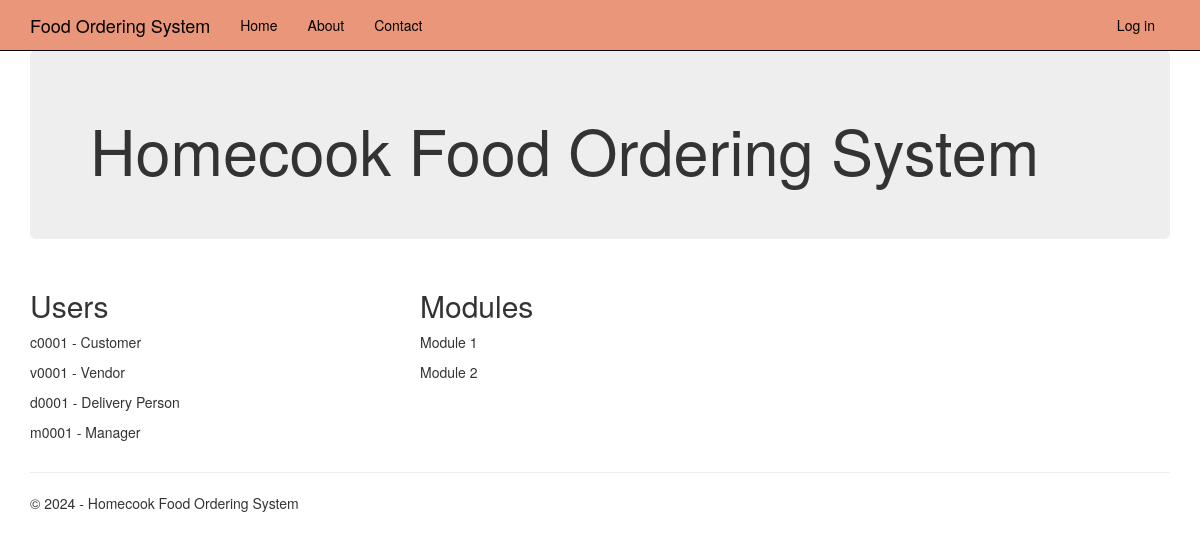
/, run on an earlier commit of the app's database.
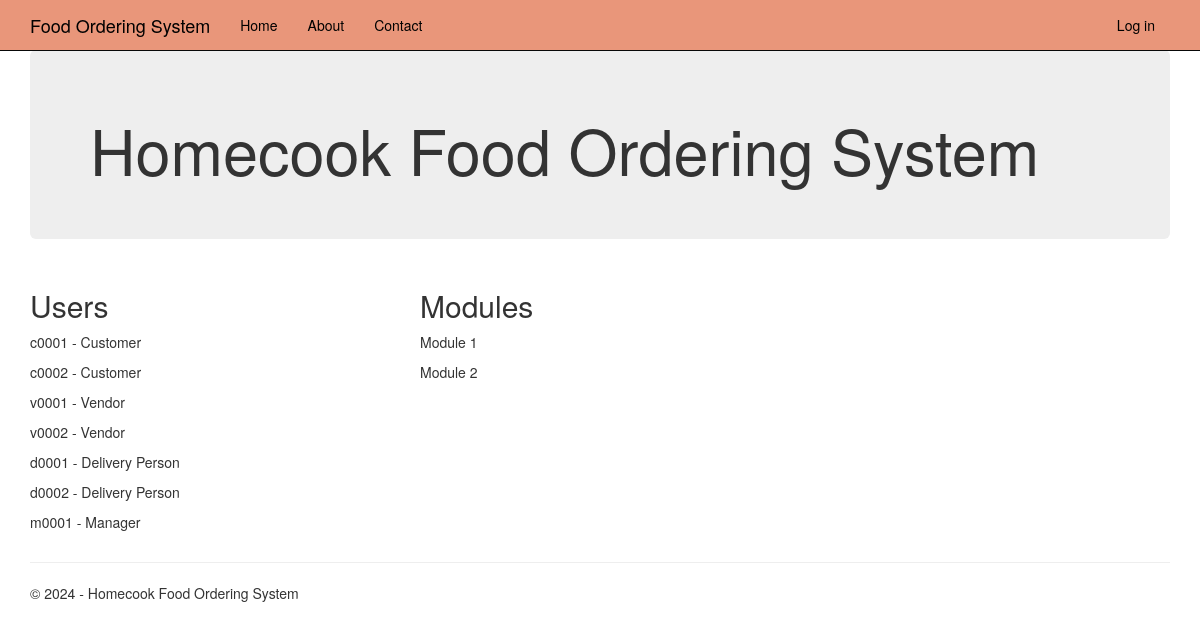
And on a later commit of the database.
### app/models.py (models this page shows, shortened)
class Customer(models.Model):
    user = models.OneToOneField(User, on_delete=models.CASCADE)
    customer_id = models.BigAutoField(auto_created=True, primary_key=True, serialize=False, verbose_name='ID')
    customer_name = models.CharField(max_length=30, null=True)
    customer_phone = models.CharField(max_length=20, null=True)
    customer_address = models.CharField(max_length=200, null=True)
    customer_spent = models.DecimalField(default=0, max_digits=12, decimal_places=2)

class Vendor(models.Model):
    user = models.OneToOneField(User, on_delete=models.CASCADE)
    vendor_id = models.BigAutoField(auto_created=True, primary_key=True, serialize=False, verbose_name='ID')
    vendor_name = models.CharField(max_length=30, null=True)
    vendor_phone = models.CharField(max_length=20, null=True)
    vendor_address = models.CharField(max_length=200, null=True)
    vendor_revenue = models.DecimalField(default=0, max_digits=12, decimal_places=2)

class DeliveryPerson(models.Model):
    user = models.OneToOneField(User, on_delete=models.CASCADE)
    deliveryperson_id = models.BigAutoField(auto_created=True, primary_key=True, serialize=False, verbose_name='ID')
    deliveryperson_name = models.CharField(max_length=30, null=True)
    deliveryperson_phone = models.CharField(max_length=20, null=True)
    deliveryperson_address = models.CharField(max_length=200, null=True)

class SystemManager(models.Model):
    user = models.OneToOneField(User, on_delete=models.CASCADE)
    manager_id = models.BigAutoField(auto_created=True, primary_key=True, serialize=False, verbose_name='ID')
    manager_name = models.CharField(max_length=30, null=True)

### app/views.py (the view)
# urls.py: 2. Add a URL to urlpatterns:  path('', views.home, name='home')
def home(request):
    assert isinstance(request, HttpRequest)
    users = User.objects.filter(is_active=1, is_superuser=0)
    customers = Customer.objects.filter(user__in=users)
    vendors = Vendor.objects.filter(user__in=users)
    deliverypersons = DeliveryPerson.objects.filter(user__in=users)
    managers = SystemManager.objects.filter(user__in=users)
    if request.user.is_authenticated:
        return(redirect('/menu'))
    else:
        return render(
            request,
            'app/index.html',
            {
                'title':'Home Page',
                'year': datetime.now().year,
                'customers': customers,
                'vendors': vendors,
                'deliverypersons': deliverypersons,
                'managers': managers,
                'users': users,
            }
        )

### app/templates/app/index.html
{% extends "app/layout.html" %}
{% block content %}
<div class="jumbotron">
    <h1>Homecook Food Ordering System</h1>
</div>
<div class="row">
    <div class="col-md-4">
        <h2>Users</h2>
        {% for customer in customers %}
            <p>{{ customer.user.username }} - Customer</p>
        {% endfor %}
        {% for vendor in vendors %}
            <p>{{ vendor.user.username }} - Vendor</p>
        {% endfor %}
        {% for deliveryperson in deliverypersons %}
            <p>{{ deliveryperson.user.username }} - Delivery Person</p>
        {% endfor %}
        {% for manager in managers %}
            <p>{{ manager.user.username }} - Manager</p>
        {% endfor %}
    </div>
    <div class="col-md-4">
        <h2>Modules</h2>
        <p>
            Module 1
        </p>
        <p>
            Module 2
        </p>
    </div>
</div>
{% endblock %}

What changed in the data, as far as the page shows it:
added Customer: user.username "c0002"
added Vendor: user.username "v0002"
added DeliveryPerson: user.username "d0002"
